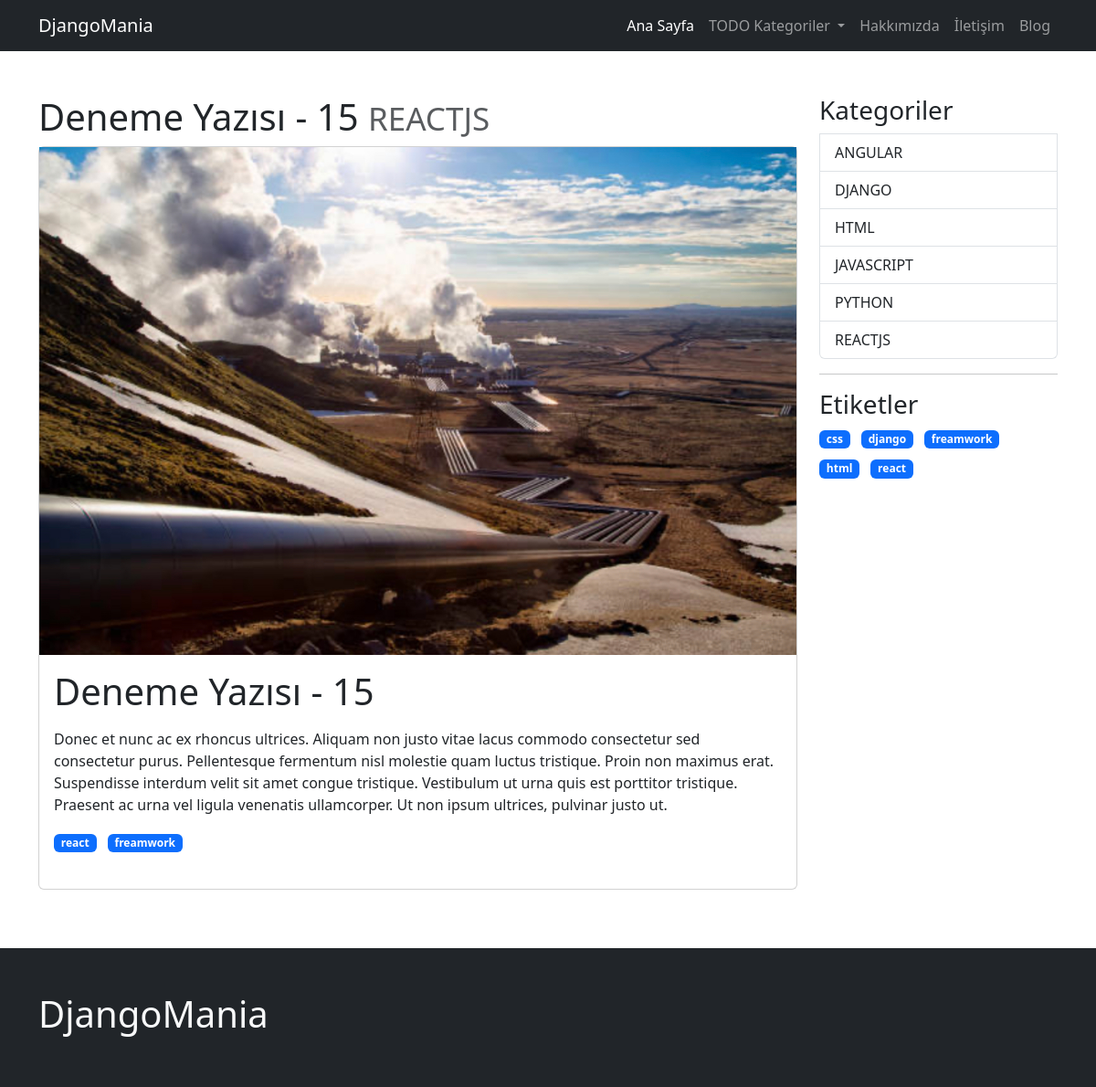
Page /blog/category/reactjs/deneme-yazs-15/ on the committed database.
### pages/models.py (models this page shows, shortened)
class Page(models.Model):
    user = models.ForeignKey(User, on_delete=models.CASCADE)
    slug = AutoSlugField(populate_from='title', unique=True)
    title = models.CharField(max_length=200)
    cover_image = models.ImageField(upload_to='page_image')
    content = HTMLField(blank=True, null=True)
    is_active = models.BooleanField(default=False)
    created_at = models.DateTimeField(auto_now_add=True)
    updated_at = models.DateTimeField(auto_now=True)
    def get_absolute_url(self):
        return reverse(
                'page:page_view',
            kwargs={
                "page_slug": self.slug,
            }
        )

### blog/models.py (models this page shows, shortened)
class Post(models.Model):
    user = models.ForeignKey(User, on_delete=models.CASCADE)
    title = models.CharField(max_length=200)
    slug = AutoSlugField(populate_from='title', unique=True)
    content = HTMLField(blank=True, null=True)
    category = models.ForeignKey(BlogCategory, on_delete=models.SET_NULL, null=True)
    tag = models.ManyToManyField(BlogTag,)
    cover_image = models.ImageField(upload_to='blog_image')
    count=models.PositiveBigIntegerField(default=0)
    is_active = models.BooleanField(default=False)
    created_at = models.DateTimeField(auto_now_add=True)
    updated_at = models.DateTimeField(auto_now=True)

class BlogCategory(models.Model):
    title = models.CharField(max_length=200)
    slug = AutoSlugField(populate_from='title', unique=True)
    is_active = models.BooleanField(default=True)
    created_at = models.DateTimeField(auto_now_add=True)
    updated_at = models.DateTimeField(auto_now=True)
    def get_absolute_url(self):
        return reverse(
            'blog:category_view',
            kwargs={
                "category_slug": self.slug
            }
        )

class BlogTag(models.Model):
    user = models.ForeignKey(User, on_delete=models.CASCADE)
    title = models.CharField(max_length=200)
    slug = AutoSlugField(populate_from='title', unique=True)
    is_active = models.BooleanField(default=True)
    created_at = models.DateTimeField(auto_now_add=True)
    updated_at = models.DateTimeField(auto_now=True)
    def get_absolute_url(self):
        return reverse(
            'blog:tag_view',
            kwargs={
                "tag_slug": self.slug
            }
        )

### blog/views.py (the view)
# urls.py: path('category/<slug:category_slug>/<slug:post_slug>/', post_detail_view, name='post_detail_view'),
def post_detail_view(request, post_slug, category_slug):
    post = get_object_or_404(Post, slug=post_slug)
    post.count = post.count + 1
    post.save()
    categories = BlogCategory.objects.filter(is_active=True).order_by('title')
    tags = BlogTag.objects.filter(is_active=True).order_by('title')
    context = dict(
        post=post,
        categories=categories,
        category=post.category,
        tags=tags,
    )
    return render(request, 'blog/post_detail.html', context)

### config/global_context_processors.py (called while the page is built)
def global_todo_categories_context(request):
    return dict(
        global_todo_categories = TodoCategory.objects.filter(is_active=True)
    )

def global_page_context(request):
    return dict(
        global_pages=Page.objects.filter(is_active=True)
    )

### todo/models.py (called while the page is built)
    def get_absolute_url(self):
        return reverse(
            'todo:category_view',
            kwargs={
                "category_slug": self.slug
            }
        )

### blog/templates/blog/post_detail.html
{% extends 'core/base.html' %}
{% block container %}
<div class="row">
    <div class="col-sm-9">
        <h1>{{ post.title }}
            <small class="text-muted">
                {{ post.category.title }}
            </small>
        </h1>
        <div class="col mb-3">
            <div class="card">
                <img src="{{ post.cover_image.url }}" alt="" class="w-100 img-thubnail mt-auto">
                <div class="card-body">
                    <h1 class="card-title">{{ post.title }}</h1>
                    <p class="card-text">{{ post.content | safe}}</p>
                    <ul class="list-inline">
                        {% for tag in post.tag.all %}
                        <li class="list-inline-item mb-2">
                            <a href="{{ tag.get_absolute_url }}">
                                <span class="badge text-bg-primary">
                                    {{ tag.title }}
                                </span>
                            </a>
                        </li>
                        {% endfor %}
                    </ul>
                </div>
            </div>
        </div>
    </div>
    <div class="col-sm-3">
        <div class="list-group mb-3">
            <h3>Kategoriler</h3>
            {% for category in categories %}
            <a href="{{ category.get_absolute_url }}" class="
            list-group-item list-group-item-action {% if category.slug == active_slug %}active{% endif %}
            " aria-current="true">
                {{category.title}}
            </a>
            {% endfor %}
        </div>
        <hr>
        <div class="mb-3">
            <h3>Etiketler</h3>
            <ul class="list-inline">
                {% for tag in tags %}
                <li class="list-inline-item mb-2">
                    <a href="{{ tag.get_absolute_url }}">
                        <span class="badge text-bg-primary">
                            {{ tag.title }}
                        </span>
                    </a>
                </li>
                {% endfor %}
            </ul>
        </div>
    </div>
</div>
{% endblock container %}

### templates/core/navbar.html (shortened to what this page needs)
<nav class="navbar navbar-expand-lg bg-dark navbar-dark">
  <div class="container">
    <a class="navbar-brand" href="/">DjangoMania</a>
    <div class="collapse navbar-collapse" id="navbarNav">
      <ul class="navbar-nav ms-auto">
        <li class="nav-item">
          <a class="nav-link active" aria-current="page" href="/">Ana Sayfa</a>
        </li>
        <li class="nav-item dropdown">
          <a class="nav-link dropdown-toggle" href="#" role="button" data-bs-toggle="dropdown" aria-expanded="false">
            TODO Kategoriler
          </a>
          {% for page in global_pages %}
          <li class="nav-item">
            <a class="nav-link" aria-current="page" href="{{ page.get_absolute_url }}">{{ page.title }}</a>
          </li>
          {% endfor %}
          <li class="nav-item">
            <a class="nav-link" aria-current="page" href="{% url 'blog:all_post_view' %}">Blog</a>
          </li>
      </ul>
    </div>
  </div>
</nav>

### rows in the picture
Page: title "Hakkımızda"
Page: title "İletişim"
Post: title "Deneme Yazısı - 15", category "REACTJS", cover_image (picture), content "Donec et nunc ac ex rhoncus ultrices. Aliquam non justo vitae lacus commodo consectetur sed consectetur purus. Pellentesque fermentum nisl molestie quam luctus tristique. Proin non maximus erat. Suspendisse interdum velit sit amet congue tristique. Vestibulum ut urna quis est porttitor tristique. Praesent ac urna vel ligula venenatis ullamcorper. Ut non ipsum ultrices, pulvinar justo ut."
BlogTag: title "react"
BlogTag: title "freamwork"
BlogCategory: title "ANGULAR"
BlogCategory: title "DJANGO"
BlogCategory: title "HTML"
BlogCategory: title "JAVASCRIPT"
BlogCategory: title "PYTHON"
BlogCategory: title "REACTJS"
BlogTag: title "css"
BlogTag: title "django"
BlogTag: title "html"
